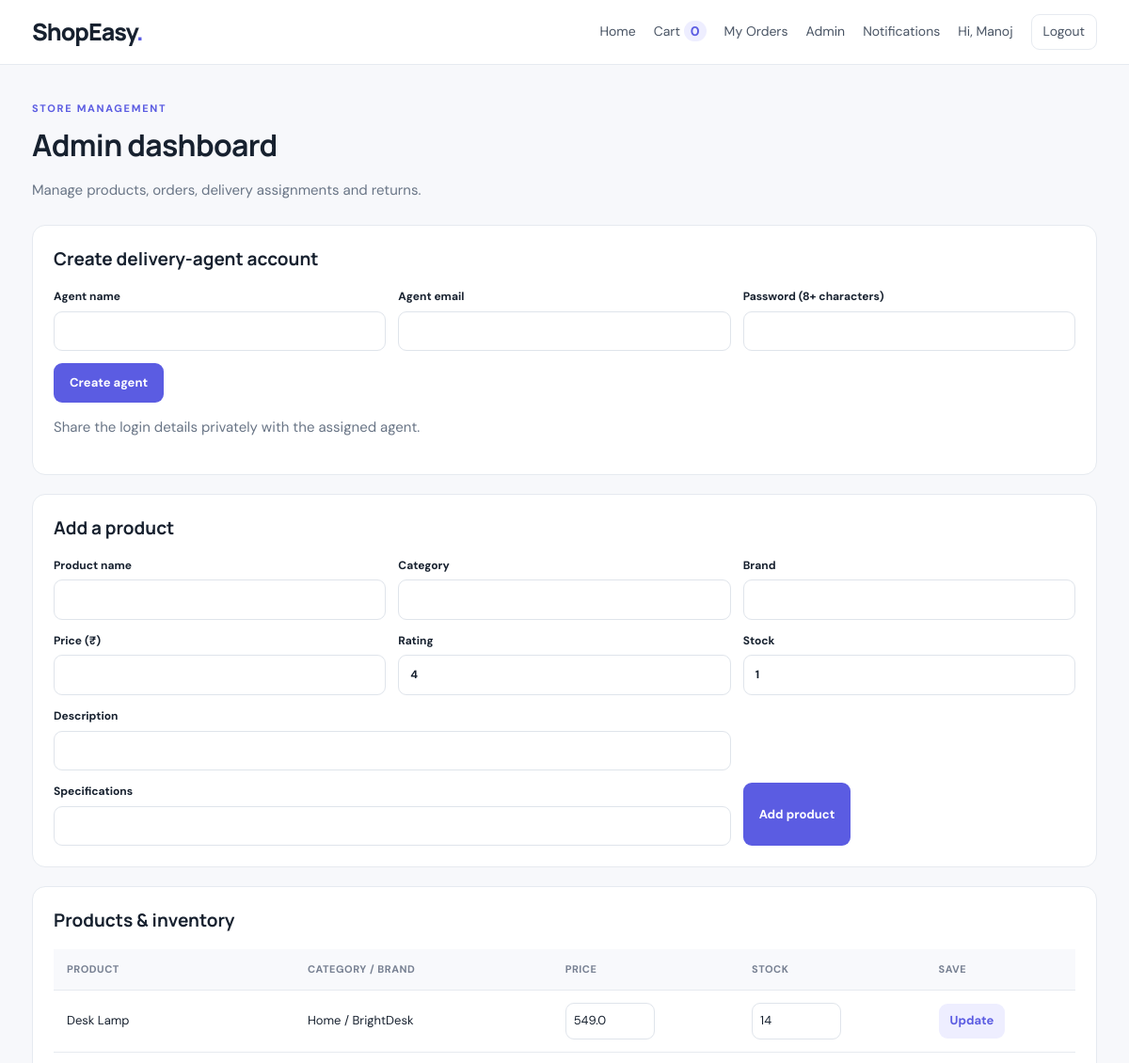
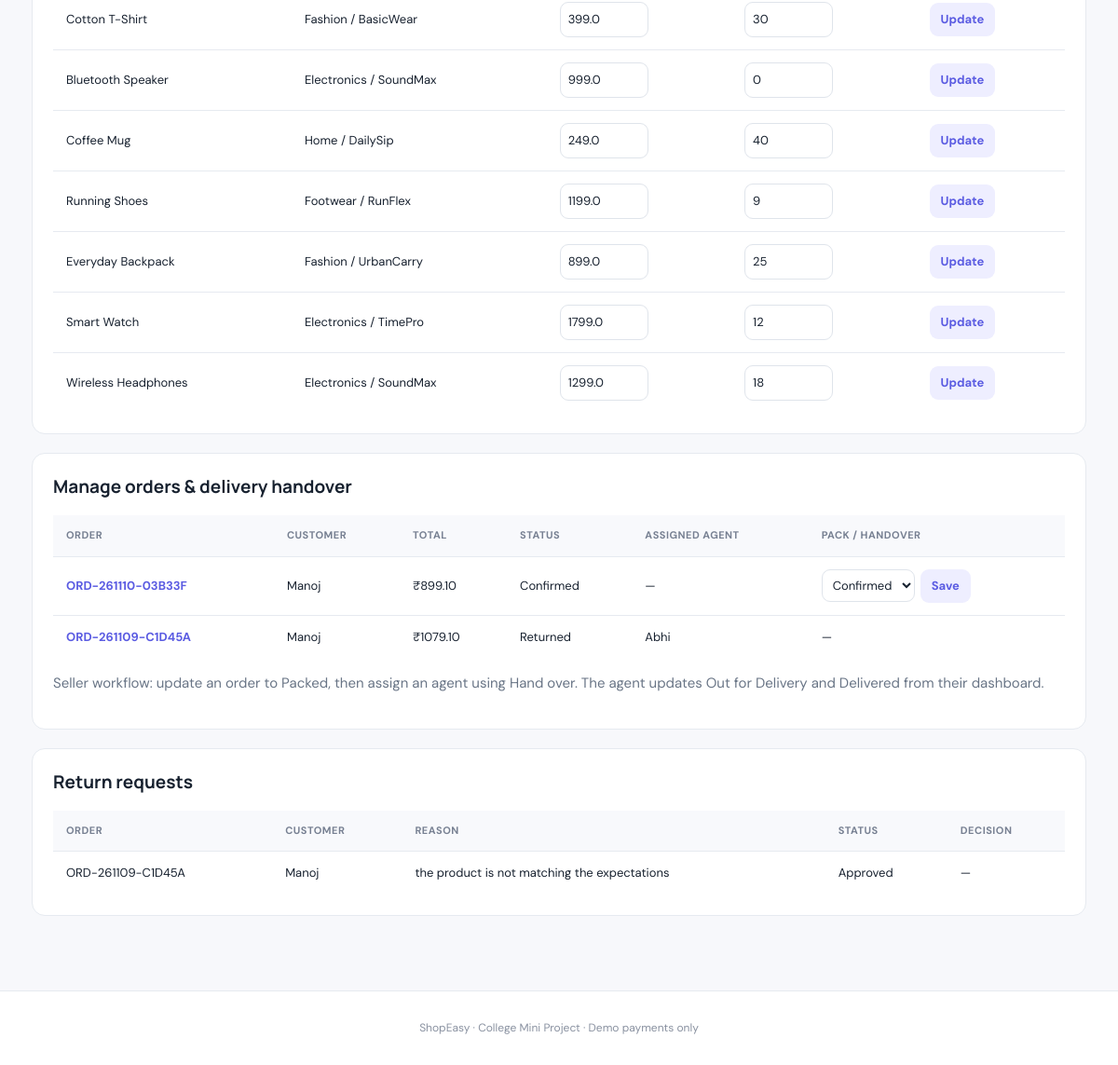
/admin (signed in), run on the app's committed database (2 pictures, top to bottom).
### tables this page shows
CREATE TABLE products(id INTEGER PRIMARY KEY AUTOINCREMENT, name TEXT NOT NULL, category TEXT NOT NULL, brand TEXT NOT NULL, description TEXT NOT NULL, specifications TEXT NOT NULL, price REAL NOT NULL, rating REAL NOT NULL DEFAULT 4, stock INTEGER NOT NULL DEFAULT 0, image TEXT NOT NULL DEFAULT '');

CREATE TABLE orders(id INTEGER PRIMARY KEY AUTOINCREMENT, order_number TEXT UNIQUE NOT NULL, user_id INTEGER NOT NULL, customer_name TEXT NOT NULL, address TEXT NOT NULL, payment_method TEXT NOT NULL, payment_status TEXT NOT NULL, subtotal REAL NOT NULL, discount REAL NOT NULL, total REAL NOT NULL, status TEXT NOT NULL DEFAULT 'Confirmed', created_at TEXT NOT NULL, assigned_agent_id INTEGER REFERENCES users(id), handed_over_at TEXT, delivered_at TEXT, FOREIGN KEY(user_id) REFERENCES users(id));

CREATE TABLE users(id INTEGER PRIMARY KEY AUTOINCREMENT, name TEXT NOT NULL, email TEXT UNIQUE NOT NULL, password TEXT NOT NULL, role TEXT NOT NULL DEFAULT 'customer');

CREATE TABLE return_requests(id INTEGER PRIMARY KEY AUTOINCREMENT, order_id INTEGER NOT NULL, user_id INTEGER NOT NULL, reason TEXT NOT NULL, status TEXT NOT NULL DEFAULT 'Requested', created_at TEXT NOT NULL, FOREIGN KEY(order_id) REFERENCES orders(id), FOREIGN KEY(user_id) REFERENCES users(id));

### app.py (the view)
@app.route('/admin')
@admin_required
def admin_dashboard():
    conn=get_db(); products=conn.execute('SELECT * FROM products ORDER BY id DESC').fetchall(); orders=conn.execute('SELECT o.*,u.name AS agent_name FROM orders o LEFT JOIN users u ON o.assigned_agent_id=u.id ORDER BY o.id DESC').fetchall()
    returns=conn.execute('SELECT rr.*,o.order_number,u.name AS customer_name FROM return_requests rr JOIN orders o ON rr.order_id=o.id JOIN users u ON rr.user_id=u.id ORDER BY rr.id DESC').fetchall()
    agents=conn.execute("SELECT id,name,email FROM users WHERE role='delivery' ORDER BY name").fetchall(); conn.close()
    return render_template('admin.html',products=products,orders=orders,returns=returns,agents=agents)

### app.py (called while the page is built)
def csrf_token():
    if '_csrf' not in session:
        session['_csrf'] = secrets.token_urlsafe(32)
    return session['_csrf']

@app.context_processor
def inject_globals():
    return {'cart_count': sum(int(q) for q in session.get('cart', {}).values()), 'csrf_token': csrf_token,
            'return_window_days': RETURN_WINDOW_DAYS, 'razorpay_key_id': os.environ.get('RAZORPAY_KEY_ID')}

@app.before_request
def protect_post_requests():
    if request.method == 'POST':
        supplied = request.form.get('_csrf_token', '') or request.headers.get('X-CSRF-Token', '')
        expected = session.get('_csrf', '')
        if not supplied or not expected or not hmac.compare_digest(supplied, expected):
            abort(400, description='Security token missing or expired. Refresh the page and try again.')

def get_db():
    conn = sqlite3.connect(DB_PATH, timeout=15)
    conn.row_factory = sqlite3.Row
    conn.execute('PRAGMA foreign_keys=ON')
    return conn

def role_required(*roles):
    def deco(fn):
        @wraps(fn)
        def wrapper(*a, **kw):
            if 'user_id' not in session: return redirect(url_for('login'))
            if session.get('role') not in roles:
                flash('You do not have permission to access that page.', 'danger'); return redirect(url_for('index'))
            return fn(*a, **kw)
        return wrapper
    return deco

### templates/admin.html
{% extends "base.html" %}{% block title %}Admin | ShopEasy{% endblock %}{% block content %}<div class="page-heading"><p class="eyebrow">STORE MANAGEMENT</p><h1>Admin dashboard</h1><p class="muted">Manage products, orders, delivery assignments and returns.</p></div>
<section class="panel admin-section"><h2>Create delivery-agent account</h2><form class="admin-product-form" method="post" action="{{ url_for('admin_add_agent') }}"><label>Agent name<input name="name" required></label><label>Agent email<input name="email" type="email" required></label><label>Password (8+ characters)<input name="password" type="password" minlength="8" required></label><button class="btn btn-primary">Create agent</button></form><p class="muted small">Share the login details privately with the assigned agent.</p></section>
<section class="panel admin-section"><h2>Add a product</h2><form class="admin-product-form" method="post" action="{{ url_for('admin_add_product') }}"><label>Product name<input name="name" required></label><label>Category<input name="category" required></label><label>Brand<input name="brand" required></label><label>Price (₹)<input name="price" type="number" min="0" step=".01" required></label><label>Rating<input name="rating" type="number" min="0" max="5" step=".1" value="4" required></label><label>Stock<input name="stock" type="number" min="0" value="1" required></label><label class="span-2">Description<input name="description" required></label><label class="span-2">Specifications<input name="specifications" required></label><button class="btn btn-primary">Add product</button></form></section>
<section class="panel admin-section"><h2>Products & inventory</h2><div class="table-wrap"><table><thead><tr><th>Product</th><th>Category / brand</th><th>Price</th><th>Stock</th><th>Save</th></tr></thead><tbody>{% for p in products %}<tr><td>{{ p.name }}</td><td>{{ p.category }} / {{ p.brand }}</td><form method="post" action="{{ url_for('admin_update_stock',product_id=p.id) }}"><td><input class="table-input" name="price" type="number" min="0" step=".01" value="{{ p.price }}" required></td><td><input class="table-input" name="stock" type="number" min="0" value="{{ p.stock }}" required></td><td><button class="btn btn-small">Update</button></td></form></tr>{% endfor %}</tbody></table></div></section>
<section class="panel admin-section"><h2>Manage orders & delivery handover</h2><div class="table-wrap"><table><thead><tr><th>Order</th><th>Customer</th><th>Total</th><th>Status</th><th>Assigned agent</th><th>Pack / handover</th></tr></thead><tbody>{% for o in orders %}<tr><td><a class="table-link" href="{{ url_for('order_detail',order_id=o.id) }}">{{ o.order_number }}</a></td><td>{{ o.customer_name }}</td><td>₹{{ "%.2f"|format(o.total) }}</td><td>{{ o.status }}</td><td>{{ o.agent_name or '—' }}</td><td>{% if o.status=='Packed' and agents %}<form class="inline-form" method="post" action="{{ url_for('admin_handover',order_id=o.id) }}"><select name="agent_id" required><option value="">Select agent</option>{% for a in agents %}<option value="{{ a.id }}">{{ a.name }}</option>{% endfor %}</select><button class="btn btn-small">Hand over</button></form>{% elif o.status in ['Confirmed','Packed'] %}<form class="inline-form" method="post" action="{{ url_for('admin_set_order_status',order_id=o.id) }}"><select name="status"><option value="Confirmed" {% if o.status=='Confirmed' %}selected{% endif %}>Confirmed</option><option value="Packed" {% if o.status=='Packed' %}selected{% endif %}>Packed</option></select><button class="btn btn-small">Save</button></form>{% else %}—{% endif %}</td></tr>{% else %}<tr><td colspan="6">No orders yet.</td></tr>{% endfor %}</tbody></table></div><p class="muted small">Seller workflow: update an order to Packed, then assign an agent using Hand over. The agent updates Out for Delivery and Delivered from their dashboard.</p></section>
<section class="panel admin-section"><h2>Return requests</h2><div class="table-wrap"><table><thead><tr><th>Order</th><th>Customer</th><th>Reason</th><th>Status</th><th>Decision</th></tr></thead><tbody>{% for r in returns %}<tr><td>{{ r.order_number }}</td><td>{{ r.customer_name }}</td><td>{{ r.reason }}</td><td>{{ r.status }}</td><td>{% if r.status=='Requested' %}<form class="inline-form" method="post" action="{{ url_for('admin_update_return',return_id=r.id) }}"><select name="status"><option>Approved</option><option>Rejected</option></select><button class="btn btn-small">Save</button></form>{% else %}—{% endif %}</td></tr>{% else %}<tr><td colspan="5">No return requests.</td></tr>{% endfor %}</tbody></table></div></section>{% endblock %}

### static/style.css (style rules this page uses)
:root { --ink:#17212f;--muted:#697586;--line:#e6eaf0;--bg:#f7f8fb;--primary:#5b5ce2;--primary-dark:#4647c6;--red:#c24141 }
* { box-sizing:border-box }
body { margin:0;background:var(--bg);color:var(--ink);font:15px/1.55 'DM Sans',Arial,sans-serif }
a { color:inherit;text-decoration:none }
button,input,select,textarea { font:inherit }
button { cursor:pointer }
.eyebrow { font-size:11px;letter-spacing:1.7px;font-weight:700;color:var(--primary);margin:0 0 8px }
.btn { display:inline-flex;align-items:center;justify-content:center;border:0;border-radius:9px;padding:11px 17px;font-weight:700;font-size:13px;transition:.15s }
.btn-primary { background:var(--primary);color:white }
.btn-small { padding:8px 12px;background:#eeeeff;color:var(--primary) }
.section-head h2,.page-heading h1 { font:700 28px Manrope,sans-serif;letter-spacing:-.7px;margin:0 }
.muted { color:var(--muted) }
.filter-bar input,.filter-bar select,input,textarea,select { border:1px solid #dfe4eb;border-radius:9px;padding:11px 12px;background:white;color:var(--ink);outline:none }
.page-heading { margin:10px 0 25px }
.page-heading h1 { font-size:32px;margin-bottom:5px }
.panel,.summary-card { background:white;border:1px solid var(--line);border-radius:14px;padding:22px }
.summary-card h2,.panel h2 { font:700 19px Manrope,sans-serif;margin:0 0 16px }
table { border-collapse:collapse;width:100%;font-size:13px }
th { text-align:left;color:#778092;font-size:11px;text-transform:uppercase;letter-spacing:.5px;background:#f8f9fc }
th,td { padding:13px 14px;border-bottom:1px solid var(--line);vertical-align:middle }
tr:last-child td { border-bottom:0 }
.table-wrap { overflow-x:auto }
.table-link { color:var(--primary);font-weight:700 }
.admin-section { margin-bottom:20px }
.admin-section h2 { margin-bottom:18px }
.admin-product-form { display:grid;grid-template-columns:repeat(3,minmax(0,1fr));gap:13px }
.admin-product-form label { font-size:12px;font-weight:700 }
.admin-product-form input { display:block;width:100%;margin-top:6px }
.admin-product-form .span-2 { grid-column:span 2 }
.admin-product-form button { justify-self:start }
.table-input { width:95px;padding:8px }
.inline-form { display:flex;gap:6px;align-items:center }
.inline-form select { padding:7px;max-width:150px }

### data on the page
products: name "Desk Lamp", category "Home", brand "BrightDesk", price "549.0", stock "14"
products: name "Cotton T-Shirt", category "Fashion", brand "BasicWear", price "399.0", stock "30"
products: name "Bluetooth Speaker", category "Electronics", brand "SoundMax", price "999.0", stock "0"
products: name "Coffee Mug", category "Home", brand "DailySip", price "249.0", stock "40"
products: name "Running Shoes", category "Footwear", brand "RunFlex", price "1199.0", stock "9"
products: name "Everyday Backpack", category "Fashion", brand "UrbanCarry", price "899.0", stock "25"
products: name "Smart Watch", category "Electronics", brand "TimePro", price "1799.0", stock "12"
products: name "Wireless Headphones", category "Electronics", brand "SoundMax", price "1299.0", stock "18"
orders: order_number "ORD-261110-03B33F", customer_name "Manoj", total "899.10", status "Confirmed", agent_name "—"
orders: order_number "ORD-261109-C1D45A", customer_name "Manoj", total "1079.10", status "Returned", name "Abhi"
return_requests: order_number "ORD-261109-C1D45A", customer_name "Manoj", reason "the product is not matching the expectations", status "Approved"

### other printed values
{{ cart_count }} "0"
{{ session.get('name') }} "Manoj"
